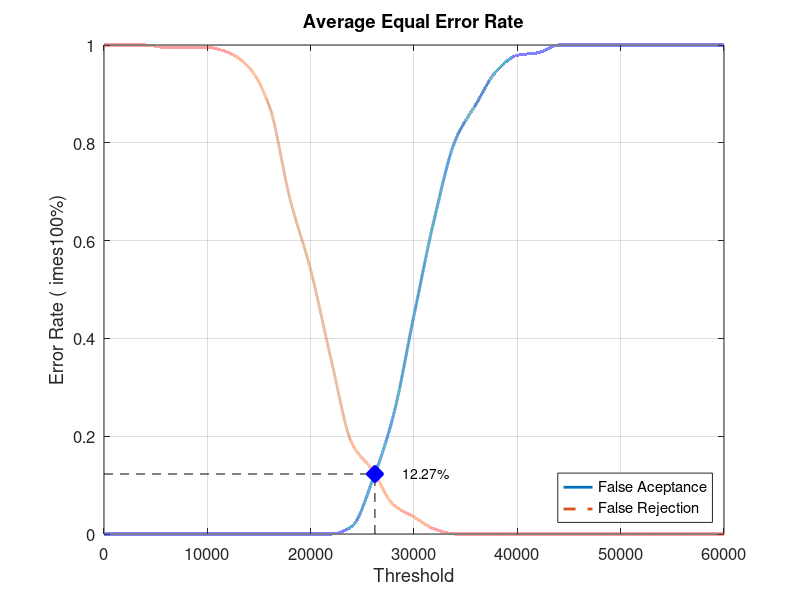
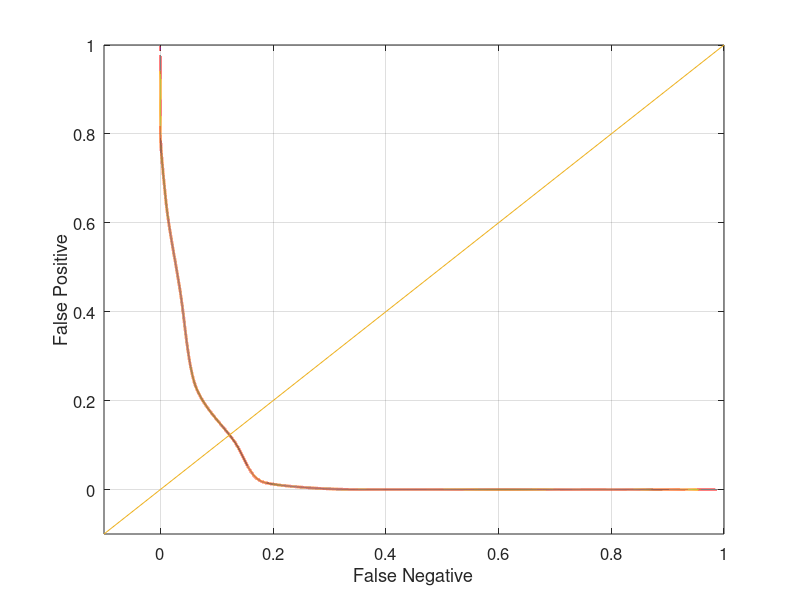

The MATLAB script that drew these images, in order:
close all;
clear;
clc;
x = 0:2000:60000;
xq = 0:0.5:60000;

y0 = [0 0 0 0 0 0 0 0 0 0 0 0 0.0157895 0.110526 0.242105 0.447368 0.647368 0.805263 0.878947 0.947368 0.978947 0.984211 1 1 1 1 1 1 1 1 1]
yy0 = interp1(x, y0, xq, 'pchip');
y1 = [1 1 1 0.995 0.995 0.995 0.985 0.955 0.875 0.685 0.54 0.355 0.185 0.13 0.06 0.035 0.01 0 0 0 0 0 0 0 0 0 0 0 0 0 0]
yy1 = interp1(x, y1, xq, 'pchip');

% Calculating EER: 
y2 = abs(y0 - y1);
find(y2 == min(y2))
yy2 = abs(yy0 - yy1);
xEER = find(yy2 == min(yy2));
xEERIndex = xq(xEER) % X-axis EER
yEER = yy0(xEER) % Y-axis EER

main = figure
plot(xq, yy0,'-','LineWidth', 2);	hold on
plot(xq, yy1,'--','LineWidth', 2);	hold on
plot([xEERIndex xEERIndex], [0 yEER], 'k--');	hold on
plot([0 xEERIndex], [yEER yEER], 'k--');	hold on
plot(xEERIndex, yEER, 'bx', 'LineWidth', 10);	hold on
text(xEERIndex + 10 * xEERIndex / 100, yEER, [num2str(round((10000 * yEER)) / 100) '%'])
legend('False Aceptance', 'False Rejection', 'Location', 'SouthEast')
xlabel('Threshold')
ylabel('Error Rate (	imes100%)')
title('Average Equal Error Rate')
set(gca, 'FontSize', 12)
axis([0 60000 0 1])
grid on

print(main, 'Database2_4Main', '-dpng');
FNRxFPR = figure('Color', [1 1 1]);
plot(yy1, yy0, '-', yy1, yy0, 'LineWidth', 2);
hold on
y = -0.1:0.1:1
plot(y, y); 
set(gca, 'FontSize', 12)
xlabel('False Negative')
ylabel('False Positive')
axis([-0.1 1 -0.1 1])
set(gca, 'FontSize', 12)
grid on

print(FNRxFPR, 'Database2_4FNRxFPR','-dpng');
